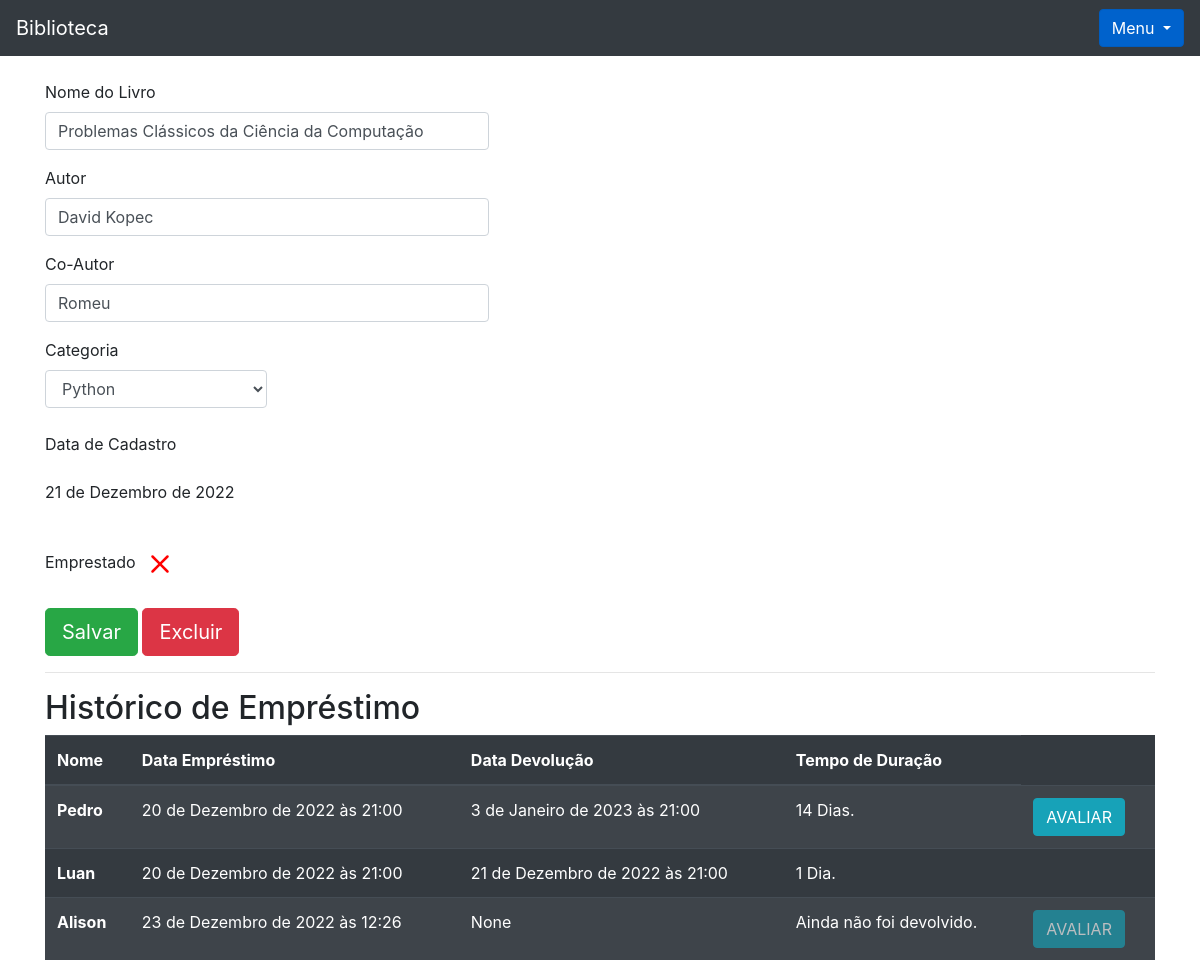
The page /livro/ver_livro/5 (signed in) on the database as committed earlier.
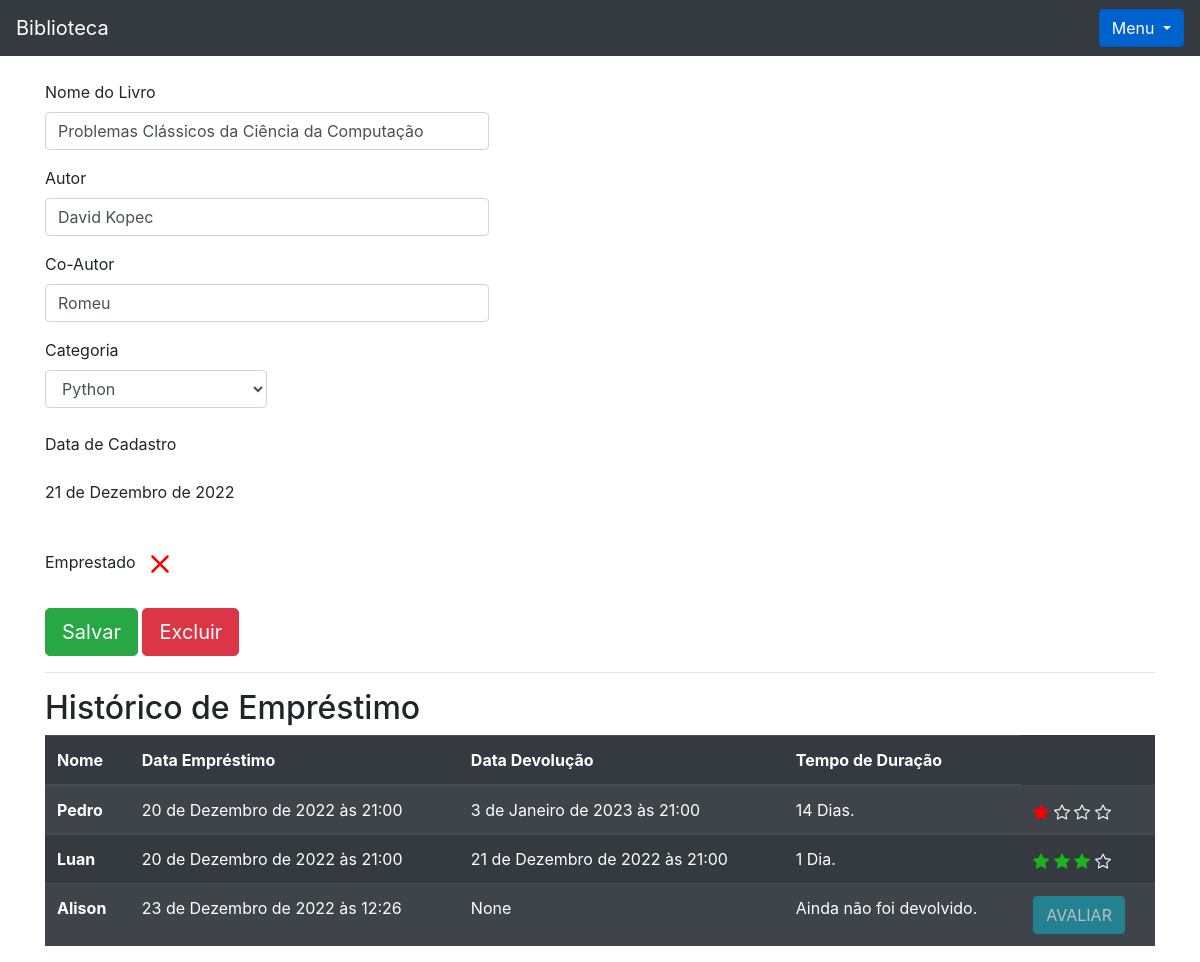
The same page on the database as committed later.
### livro/models.py (models this page shows, shortened)
class Emprestimo(models.Model):
    choices = (
        ('P', 'Péssimo'),
        ('R', 'Ruim'),
        ('B', 'Bom'),
        ('O', 'Ótimo')
    )
    nome_emprestado = models.ForeignKey(Usuario, on_delete=models.DO_NOTHING, blank = True, null = True)
    nome_emprestado_anonimo = models.CharField(max_length = 30, blank = True, null = True)
    data_emprestimo = models.DateTimeField(default=datetime.datetime.now())
    data_devolucao  = models.DateTimeField(blank = True, null = True) # necessita tambem do null para poder não ser um campo de preenchimento obrigatório
    livro = models.ForeignKey(Livros, on_delete = models.DO_NOTHING)
    avaliacao = models.CharField(max_length=1, choices = choices, blank= True, null=True)

### livro/views.py (the view)
# urls.py: path('ver_livro/<int:id>', views.ver_livros, name = 'ver_livros'), # url dinâmica, traz a url de acordo com o id do livro selecionado
def ver_livros(request, id):
    if request.session.get('usuario'): # se o usuario estiver logado
        livro = Livros.objects.get(id = id)#get pega o id que for igual ao id
        if request.session.get('usuario') == livro.usuario.id: # se o livro for do usuario ele mostra
            usuario = Usuario.objects.get(id = request.session['usuario'])
            categoria_livro = Categoria.objects.filter(usuario = request.session.get('usuario'))
            emprestimos = Emprestimo.objects.filter(livro = livro) # filter() vai filtra tudo independendo do usuario
            form = CadastroLivro()
            form.fields['usuario'].initial = request.session['usuario'] # filtrando apenas as categorias do usuario logado
            form.fields['categoria'].queryset = Categoria.objects.filter(usuario = usuario)
            form_categoria = CategoriaLivro()
            usuarios = Usuario.objects.all()
            livros_emprestar = Livros.objects.filter(usuario = usuario, emprestado = False)
            livros_emprestados = Livros.objects.filter(usuario = usuario).filter(emprestado = True)
            return render(request, 'ver_livro.html', {'livro': livro, 'categoria_livro': categoria_livro,
                                                      'emprestimos': emprestimos,
                                                      'usuario_logado': request.session.get('usuario'),
                                                      'form': form,
                                                      'id_livro': id,
                                                      'form_categoria': form_categoria,
                                                      'usuarios': usuarios,
                                                      'livros_emprestar': livros_emprestar,
                                                      'livros_emprestados': livros_emprestados,})
        else:
            return HttpResponse('Esse livro não é seu')
    return redirect('/auth/login/?status=2')

### livro/forms.py
class CadastroLivro(forms.ModelForm):
    class Meta:
        model = Livros
        fields = "__all__"
    def __init__(self, *args, **kwargs):
        super().__init__(*args, **kwargs) # subscrevendo o __ini__ de sabeform
        self.fields['usuario'].widget = forms.HiddenInput()

class CategoriaLivro(forms.Form):
    nome = forms.CharField(max_length=30)
    descricao = forms.CharField(max_length=60)
    def __init__(self, *args, **kwargs):
        super().__init__(*args, **kwargs)
        self.fields['descricao'].widget = forms.Textarea() # transformando o descricao.CharFields em TextArea

### livro/models.py (called while the page is built)
    def __str__(self):
        return self.nome

### livro/templatetags/filtros.py (called while the page is built)
@register.filter()
def mostra_duracao(value1, value2):
    if isinstance(value1, datetime) and isinstance(value2, datetime):
        dias = (value1 - value2).days
        texto = 'Dias'
        if dias == 1:
            texto = "Dia"
        return f"{(value1 - value2).days} {texto}."
    return "Ainda não foi devolvido."

### usuarios/models.py (called while the page is built)
    def __str__(self) -> str:
        return self.nome

### livro/templates/ver_livro.html (shortened to what this page needs)
{%extends 'base.html'%}
{% load filtros %}
{% block 'conteudo' %}
<div class="container">
    <br>
    <form action="{% url 'alterar_livro' %}" method="POST">
        <p>
            <label>Nome do Livro</label>
            <input style="width: 40%;" class="form-control" type="text" value="{{livro.nome}}" name="nome_livro">
        </p>
        <p>
            <label>Autor</label>
            <input style="width: 40%;" class="form-control" type="text" value="{{livro.autor}}" name="autor">
        </p>
        <p>
            <label>Co-Autor</label>
            <input style="width: 40%;" class="form-control" type="text" value="{{livro.co_autor}}" name="co_autor">
        </p>
        <label for="">Categoria</label>
        <select style="width: 20%;" class="form-control" name="categoria_id">
            {% for i in categoria_livro %}
                {% if livro.categoria.nome == i.nome %}
                    <option value="{{i.id}}" selected>{{i}}</option>
                {%else%}
                <option value="{{i.id}}">{{i}}</option>
                {%endif%}
            {%endfor%}
        </select>
        <br>
        <p>
            <label>Data de Cadastro</label>
            <p>{{livro.data_cadastro}}</p>
        </p>
        <br>
        <label>Emprestado</label>
        <br>
        <br>
        <input type="submit" class="btn btn-success btn-lg" value="Salvar">
        <button type="button" class="btn btn-danger btn-lg" data-toggle="modal" data-target="#exampleModal2">
            Excluir
        </button>
    </form>
    <hr>
    <h2>Histórico de Empréstimo</h2>
    <table class="table table-striped table-dark">
        <thead>
          <tr>
            <th scope="col">Nome</th>
            <th scope="col">Data Empréstimo</th>
            <th scope="col">Data Devolução</th>
            <th scope="col">Tempo de Duração</th>
          </tr>
        </thead>
        <tbody>
          {% for i in emprestimos %}
              <tr>
            {% if i.nome_emprestado_anonimo == None %}
                <th scope="row">{{i.nome_emprestado}}</th>
            {% else %}
                <th scope="row">{{i.nome_emprestado_anonimo}}</th>
            {% endif %}
            <td>{{i.data_emprestimo}}</td>
            <td>{{i.data_devolucao}}</td>
            <td> {{i.data_devolucao|mostra_duracao:i.data_emprestimo }}</td>
            <td>
              {% if i.avaliacao == None and i.data_devolucao != None %}
                <button onclick="avaliacao({{i.id}})" class="btn btn-info" data-toggle="modal" data-target="#exampleModal1">AVALIAR</button>
              {%else%}
                {% if i.data_devolucao == None %}
                  <button class="btn btn-info disabled">AVALIAR</button>
                {%endif%}
              {%endif%}
            </td>
            </tr>
          {%endfor%}
        </tbody>
      </table>
</div>
{% endblock %}

Rows that differ between the two databases and show on the page:
changed Emprestimo "Pedro": no longer shows "AVALIAR"
changed Emprestimo "Luan": avaliacao "1" → "B" (drawn)
